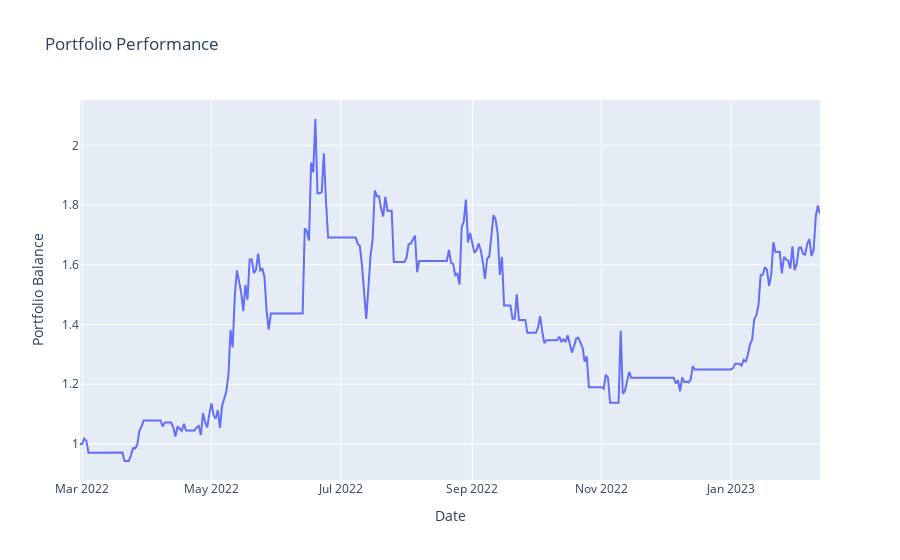

The code cell stored with this chart in its notebook:
### Code cell
# Running the model and getting forecast
bt_df = runningFBP("ETH-USD", 
                   window=730, 
                   ma_period=5, 
                   days_to_train=370, 
                   forecast_period=10)
# Performing the backtest
performance = fbpBacktest(bt_df, short=True)
# Visualizing results
px.line(performance,
        x=performance.index,
        y=performance,
        title='Portfolio Performance',
        labels={"y": "Portfolio Balance",
                "ds": "Date"})

### Figure 1 — Plotly figure (JSON) as saved in the notebook; plotly's stock layout.template omitted (floating-point values rounded to 4 significant figures; data arrays with more than 128 entries replaced by an {"elided": "..."} marker saying what was removed)
{"data": [{"hovertemplate": "Date=%{x}<br>Portfolio Balance=%{y}<extra></extra>", "legendgroup": "", "line": {"color": "#636efa", "dash": "solid"}, "marker": {"symbol": "circle"}, "mode": "lines", "name": "", "orientation": "v", "showlegend": false, "type": "scatter", "x": {"elided": "350 str values"}, "xaxis": "x", "y": {"elided": "350 float values"}, "yaxis": "y"}], "layout": {"legend": {"tracegroupgap": 0}, "title": {"text": "Portfolio Performance"}, "xaxis": {"anchor": "y", "domain": [0, 1], "title": {"text": "Date"}}, "yaxis": {"anchor": "x", "domain": [0, 1], "title": {"text": "Portfolio Balance"}}}}
